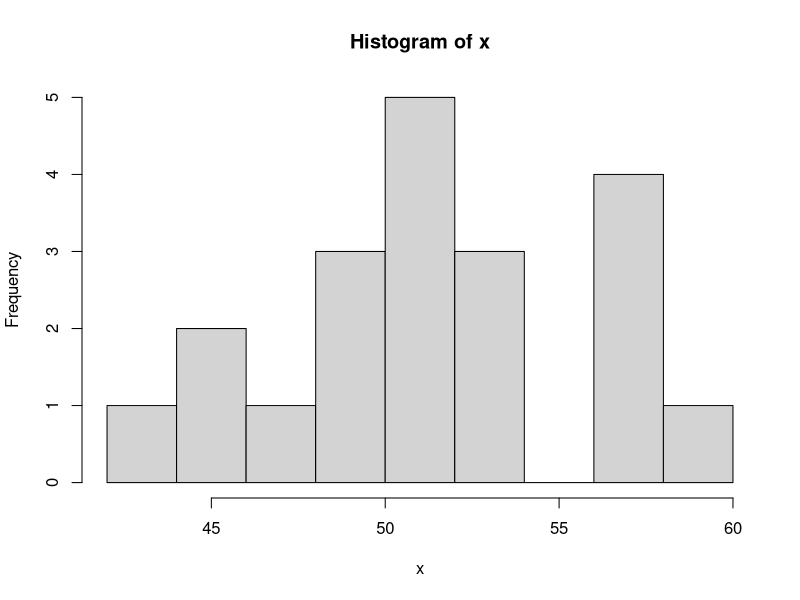
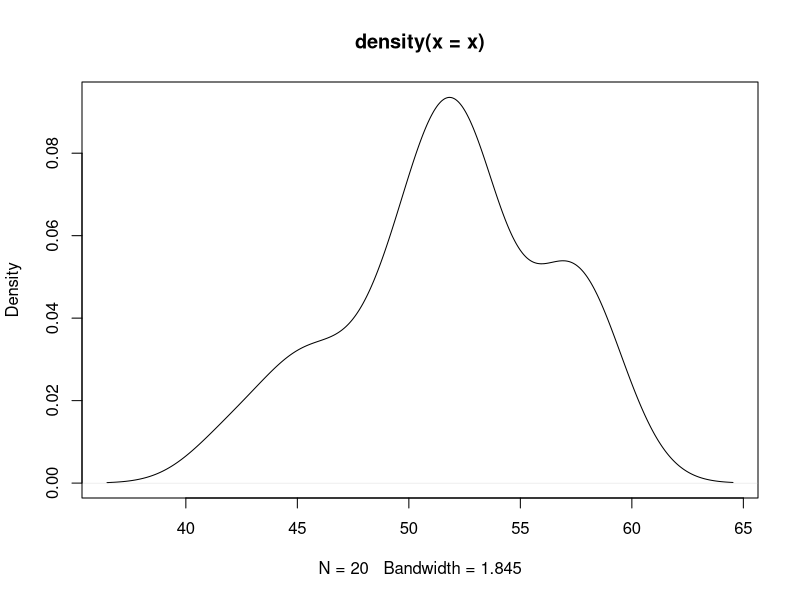

R code for these plots, in order:
x <- rbinom(20, 100, 0.5)

hist(x, breaks = 10)
plot(density(x))
length(x)


likelihood_theta <- function(data){
  n1 <- sum(x == 1)
  n2 <- sum(x == 2)
  n3 <- sum(x == 3)
  
  expression <- 0.1^n1 * 1.1^n2 * 17.1^n3
  
  if(expression > 1){
    return(1)
  } else {
    return(0)
  }
}

vetor <- c()
for(i in 1:100000) {
  x <- sample(1:3, 20, replace = T)
  likelihood_theta(x)
  vetor[i] <- likelihood_theta(x)
}

tab <- table(vetor)
prop.table(tab)
